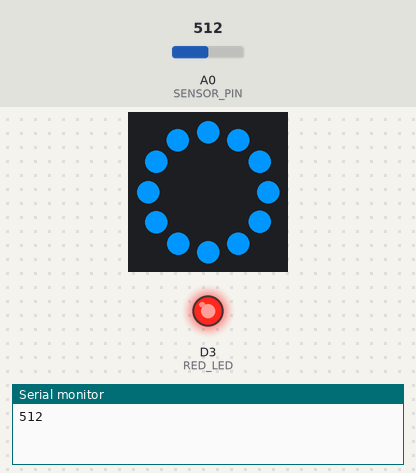
The sketch below on a simulated Arduino Uno R4 WiFi. On the bench: 12 RGB LEDs in a ring, first at the top, clockwise, output pins drawn as LEDs (lit = HIGH), the last lines printed to the serial monitor. The test bench sets the inputs (shaded band); at power-on: A0 (SENSOR_PIN) = 512.

Above: at 1.2 s.
1.3 s: A0 (SENSOR_PIN) set to 122
At 2.5 s:
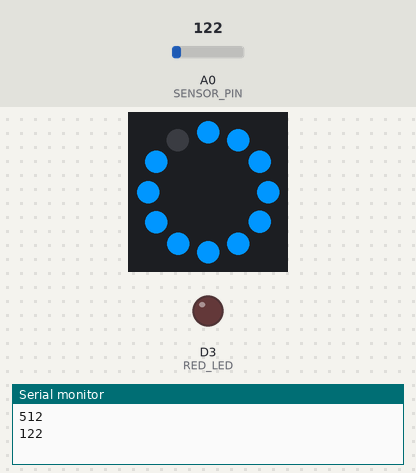
2.8 s: A0 (SENSOR_PIN) set to 0
At 3.9 s:
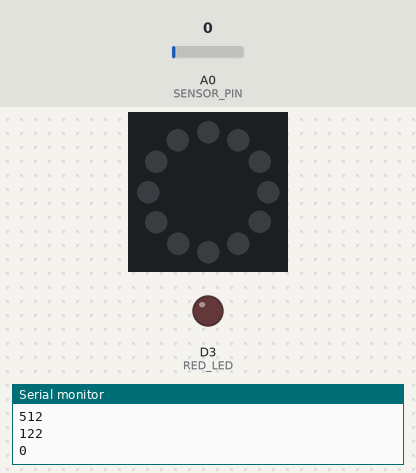
4.3 s: A0 (SENSOR_PIN) set to 306
At 5.0 s:
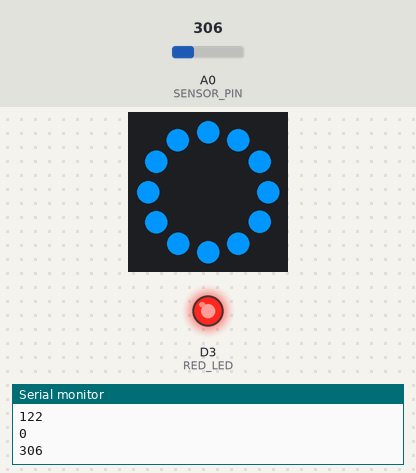
Timing chart, 0 to 7.3 s (numbered marks = the images above; inputs shaded):
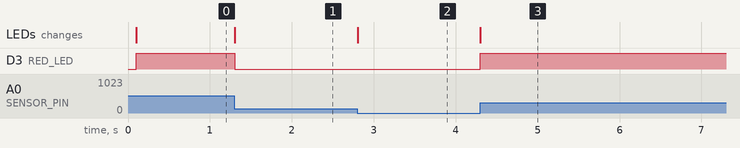

The sketch:

exercise3_board.ino
```cpp
/*
 * Group 27
 * John Dickson
 * Sebastian Vingård Larsson
 * Oliver Hansson
 * Submission Code: XlvS5W
*/

#include <Adafruit_NeoPixel.h> // neopixel ring library
#include <FspTimer.h> // fsp timer library

// defining our pins
#define PIXEL_PIN   6 // neopixel ring
#define PIXEL_COUNT 12 // amount of LEDs in neopixel ring
#define RED_LED     3 // red LED pin
#define SENSOR_PIN  A0 // LDR sensor

// defining our timer frequency
#define TIMER_FREQUENCY 10.0f // 10 hz = 100ms

// initializing our FspTimer
FspTimer g_timer;

// initializing our NeoPixel ring
Adafruit_NeoPixel ring(PIXEL_COUNT, PIXEL_PIN, NEO_GRB + NEO_KHZ800);

// initializing our light values to compare for updates
uint16_t g_lightValue;
volatile uint16_t g_newLightValue;

// timer callback function
void timerCallback(timer_callback_args_t __attribute((unused)) *p_args) {
  g_newLightValue = analogRead(SENSOR_PIN); // read LDR sensor
}

// timer start funciton
bool beginTimer() {
  // telling the system we will use the pwm timer regardless of its opinions
  FspTimer::force_use_of_pwm_reserved_timer();

  // a bunch of ifs to see if the timer started correctly, was setup correctly etc
  if (!g_timer.begin(TIMER_MODE_PERIODIC, GPT_TIMER, 0, TIMER_FREQUENCY, 0.0f, timerCallback)) return false;
  if (!g_timer.setup_overflow_irq()) return false;
  if (!g_timer.open()) return false;
  if (!g_timer.start()) return false;

  // if all above were not true, we know the timer is working correctly so return true
  return true;
}

// setup function
void setup(void) {
  // begin serial reader
  Serial.begin(9600);
  // just variable mumbo jumbo giving both the initialized variables an arbitrary starting value
  g_lightValue = g_newLightValue = 335;
  // setting red LEDs pinmode
  pinMode(RED_LED, OUTPUT);
  // red LED digitalWrite
  digitalWrite(RED_LED, LOW);

  ring.begin(); // start ring
  ring.show(); // clear ring
  beginTimer(); // start FspTimer
}


// main loop
void loop() {

  // if to ensure we only update if the value has changed
  if (g_lightValue != g_newLightValue) {
    // set light value to the new value
    g_lightValue = g_newLightValue;
    // for debugging/calibrating
    Serial.println(g_lightValue);

    // map to set a span of values of which we operate within
    // our ldr is extremely narrow for some reason
    int ledCount = map(g_lightValue, 80, 125, 0, PIXEL_COUNT);

    // constrain to valid range
    ledCount = constrain(ledCount, 0, PIXEL_COUNT);

    // clear the ring
    ring.clear();

    // loop through the individual LEDs and light each one individually
    // based on values read via light sensor
    for (int i = 0; i < ledCount; i++) {
      ring.setPixelColor(i, ring.Color(0, 150, 255)); // blue-ish
    }

    // send data to ring to light what is supposed to link
    ring.show();

    // if all pixels in the ring is lit, we light the red LED
    if (ledCount >= PIXEL_COUNT) {
      digitalWrite(RED_LED, HIGH);
    } else { // otherwise red LED turned off
      digitalWrite(RED_LED, LOW);
    }
  }
}
```

Measured:
- after the input at 1.3 s, D3 (RED_LED): HIGH → LOW at once; the LEDs: change at once (image 1)
- after the input at 2.8 s, the LEDs: change at once (image 2)
- after the input at 4.3 s, D3 (RED_LED): LOW → HIGH at once; the LEDs: change at once (image 3)
